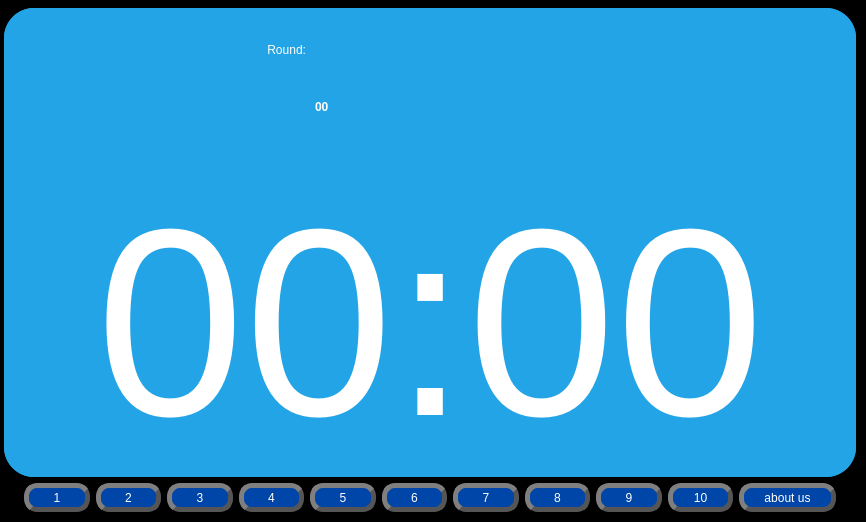
        <widget class="QFrame" name="frame_3">
         <property name="styleSheet">
          <string notr="true">border:0;
background-color: #000000;</string>
         </property>
         <property name="frameShape">
          <enum>QFrame::StyledPanel</enum>
         </property>
         <property name="frameShadow">
          <enum>QFrame::Raised</enum>
         </property>
         <layout class="QVBoxLayout" name="verticalLayout_3">
          <property name="leftMargin">
           <number>4</number>
          </property>
          <property name="topMargin">
           <number>8</number>
          </property>
          <property name="rightMargin">
           <number>10</number>
          </property>
          <property name="bottomMargin">
           <number>10</number>
          </property>
          <item>
           <widget class="QFrame" name="frame_10">
            <property name="styleSheet">
             <string notr="true">background-color: #23A4E6;
border-radius: 30px;
color: white</string>
            </property>
            <property name="frameShape">
             <enum>QFrame::StyledPanel</enum>
            </property>
            <property name="frameShadow">
             <enum>QFrame::Raised</enum>
            </property>
            <layout class="QVBoxLayout" name="verticalLayout_12">
             <property name="spacing">
              <number>0</number>
             </property>
             <property name="leftMargin">
              <number>0</number>
             </property>
             <property name="topMargin">
              <number>0</number>
             </property>
             <property name="rightMargin">
              <number>0</number>
             </property>
             <property name="bottomMargin">
              <number>0</number>
             </property>
             <item>
              <widget class="QFrame" name="frame_26">
               <property name="styleSheet">
                <string notr="true"/>
               </property>
               <property name="frameShape">
                <enum>QFrame::StyledPanel</enum>
               </property>
               <property name="frameShadow">
                <enum>QFrame::Raised</enum>
               </property>
               <layout class="QVBoxLayout" name="verticalLayout_13">
                <property name="spacing">
                 <number>0</number>
                </property>
                <property name="leftMargin">
                 <number>0</number>
                </property>
                <property name="topMargin">
                 <number>30</number>
                </property>
                <property name="rightMargin">
                 <number>0</number>
                </property>
                <property name="bottomMargin">
                 <number>0</number>
                </property>
                <item>
                 <widget class="QFrame" name="frame_28">
                  <property name="maximumSize">
                   <size>
                    <width>16777215</width>
                    <height>130</height>
                   </size>
                  </property>
                  <property name="frameShape">
                   <enum>QFrame::StyledPanel</enum>
                  </property>
                  <property name="frameShadow">
                   <enum>QFrame::Raised</enum>
                  </property>
                  <layout class="QFormLayout" name="formLayout">
                   <property name="formAlignment">
                    <set>Qt::AlignHCenter|Qt::AlignTop</set>
                   </property>
                   <property name="leftMargin">
                    <number>260</number>
                   </property>
                   <property name="topMargin">
                    <number>0</number>
                   </property>
                   <property name="rightMargin">
                    <number>45</number>
                   </property>
                   <property name="bottomMargin">
                    <number>0</number>
                   </property>
                   <item row="0" column="0">
                    <widget class="QLabel" name="labelRound">
                     <property name="maximumSize">
                      <size>
                       <width>503</width>
                       <height>130</height>
                      </size>
                     </property>
                     <property name="sizeIncrement">
                      <size>
                       <width>0</width>
                       <height>0</height>
                      </size>
                     </property>
                     <property name="layoutDirection">
                      <enum>Qt::LeftToRight</enum>
                     </property>
                     <property name="styleSheet">
                      <string notr="true">font: 75 55pt &quot;Tahoma&quot;;</string>
                     </property>
                     <property name="text">
                      <string>Round:</string>
                     </property>
                     <property name="alignment">
                      <set>Qt::AlignRight|Qt::AlignTrailing|Qt::AlignVCenter</set>
                     </property>
                     <property name="margin">
                      <number>-6</number>
                     </property>
                     <property name="indent">
                      <number>-1</number>
                     </property>
                    </widget>
                   </item>
                   <item row="0" column="1">
                    <widget class="QLabel" name="lblCountRound">
                     <property name="minimumSize">
                      <size>
                       <width>502</width>
                       <height>130</height>
                      </size>
                     </property>
                     <property name="maximumSize">
                      <size>
                       <width>502</width>
                       <height>130</height>
                      </size>
                     </property>
                     <property name="autoFillBackground">
                      <bool>false</bool>
                     </property>
                     <property name="styleSheet">
                      <string notr="true">font: 87 80pt &quot;Arial&quot;;
margin: 0;
padding: 0;
margin-top: 8px;
font-weight: bold;
</string>
                     </property>
                     <property name="text">
                      <string>00</string>
                     </property>
                     <property name="alignment">
                      <set>Qt::AlignLeading|Qt::AlignLeft|Qt::AlignVCenter</set>
                     </property>
                    </widget>
                   </item>
                  </layout>
                 </widget>
                </item>
                <item>
                 <widget class="QLabel" name="lblTimer">
                  <property name="enabled">
                   <bool>true</bool>
                  </property>
                  <property name="font">
                   <font>
                    <family>Arial</family>
                    <pointsize>310</pointsize>
                    <weight>9</weight>
                    <italic>false</italic>
                    <bold>false</bold>
                   </font>
                  </property>
                  <property name="mouseTracking">
                   <bool>false</bool>
                  </property>
                  <property name="tabletTracking">
                   <bool>false</bool>
                  </property>
                  <property name="acceptDrops">
                   <bool>false</bool>
                  </property>
                  <property name="styleSheet">
                   <string notr="true">font: 75 310pt &quot;Arial&quot;;
margin: 5px 5px 5px 5px;</string>
                  </property>
                  <property name="frameShadow">
                   <enum>QFrame::Plain</enum>
                  </property>
                  <property name="text">
                   <string>00:00</string>
                  </property>
                  <property name="scaledContents">
                   <bool>true</bool>
                  </property>
                  <property name="alignment">
                   <set>Qt::AlignCenter</set>
                  </property>
                 </widget>
                </item>
               </layout>
              </widget>
             </item>
            </layout>
           </widget>
          </item>
          <item>
           <widget class="QFrame" name="frame_11">
            <property name="maximumSize">
             <size>
              <width>16777215</width>
              <height>42</height>
             </size>
            </property>
            <property name="styleSheet">
             <string notr="true">background-color:#000000;
padding: 0 20px;
</string>
            </property>
            <property name="frameShape">
             <enum>QFrame::StyledPanel</enum>
            </property>
            <property name="frameShadow">
             <enum>QFrame::Raised</enum>
            </property>
            <layout class="QHBoxLayout" name="horizontalLayout_2">
             <property name="leftMargin">
              <number>0</number>
             </property>
             <property name="topMargin">
              <number>0</number>
             </property>
             <property name="rightMargin">
              <number>0</number>
             </property>
             <property name="bottomMargin">
              <number>0</number>
             </property>
             <item>
              <widget class="QPushButton" name="btnQuick1">
               <property name="cursor">
                <cursorShape>PointingHandCursor</cursorShape>
               </property>
               <property name="mouseTracking">
                <bool>true</bool>
               </property>
               <property name="tabletTracking">
                <bool>true</bool>
               </property>
               <property name="styleSheet">
                <string notr="true">QPushButton {
    color:WHITE;
    border: 5px solid #555;
    border-radius: 13px;
    border-style: outset;
    background: qradialgradient(
        cx: 0.3, cy: -0.4, fx: 0.3, fy: -0.4,
        radius: 1.35, stop: 0 #fff, stop: 1 #888
        );
    padding-bottom: 2px;
	padding-top: 3px;
    background-color: #0045A8;
	font: 87 18pt &quot;Arial&quot;;
    }

QPushButton:hover {
    background: qradialgradient(
        cx: 0.3, cy: -0.4, fx: 0.3, fy: -0.4,
        radius: 1.35, stop: 0 #fff, stop: 1 #bbb
        );
    background-color: #00327A;
    }

QPushButton:pressed {
    border-style: inset;
    background: qradialgradient(
        cx: 0.4, cy: -0.1, fx: 0.4, fy: -0.1,
        radius: 1.35, stop: 0 #fff, stop: 1 #ddd
        );
background-color: #001C45;
    }</string>
               </property>
               <property name="text">
                <string>1</string>
               </property>
              </widget>
             </item>
             <item>
              <widget class="QPushButton" name="btnQuick2">
               <property name="cursor">
                <cursorShape>PointingHandCursor</cursorShape>
               </property>
               <property name="mouseTracking">
                <bool>true</bool>
               </property>
               <property name="tabletTracking">
                <bool>true</bool>
               </property>
               <property name="styleSheet">
                <string notr="true">QPushButton {
    color:WHITE;
    border: 5px solid #555;
    border-radius: 13px;
    border-style: outset;
    background: qradialgradient(
        cx: 0.3, cy: -0.4, fx: 0.3, fy: -0.4,
        radius: 1.35, stop: 0 #fff, stop: 1 #888
        );
    padding-bottom: 2px;
	padding-top: 3px;
    background-color: #0045A8;
	font: 87 18pt &quot;Arial&quot;;
    }

QPushButton:hover {
    background: qradialgradient(
        cx: 0.3, cy: -0.4, fx: 0.3, fy: -0.4,
        radius: 1.35, stop: 0 #fff, stop: 1 #bbb
        );
    background-color: #00327A;
    }

QPushButton:pressed {
    border-style: inset;
    background: qradialgradient(
        cx: 0.4, cy: -0.1, fx: 0.4, fy: -0.1,
        radius: 1.35, stop: 0 #fff, stop: 1 #ddd
        );
background-color: #001C45;
    }</string>
               </property>
               <property name="text">
                <string>2</string>
               </property>
              </widget>
             </item>
             <item>
              <widget class="QPushButton" name="btnQuick3">
               <property name="cursor">
                <cursorShape>PointingHandCursor</cursorShape>
               </property>
               <property name="mouseTracking">
                <bool>true</bool>
               </property>
               <property name="tabletTracking">
                <bool>true</bool>
               </property>
               <property name="styleSheet">
                <string notr="true">QPushButton {
    color:WHITE;
    border: 5px solid #555;
    border-radius: 13px;
    border-style: outset;
    background: qradialgradient(
        cx: 0.3, cy: -0.4, fx: 0.3, fy: -0.4,
        radius: 1.35, stop: 0 #fff, stop: 1 #888
        );
    padding-bottom: 2px;
	padding-top: 3px;
    background-color: #0045A8;
	font: 87 18pt &quot;Arial&quot;;
    }

QPushButton:hover {
    background: qradialgradient(
        cx: 0.3, cy: -0.4, fx: 0.3, fy: -0.4,
        radius: 1.35, stop: 0 #fff, stop: 1 #bbb
        );
    background-color: #00327A;
    }

QPushButton:pressed {
    border-style: inset;
    background: qradialgradient(
        cx: 0.4, cy: -0.1, fx: 0.4, fy: -0.1,
        radius: 1.35, stop: 0 #fff, stop: 1 #ddd
        );
background-color: #001C45;
    }</string>
               </property>
               <property name="text">
                <string>3</string>
               </property>
              </widget>
             </item>
             <item>
              <widget class="QPushButton" name="btnQuick4">
               <property name="cursor">
                <cursorShape>PointingHandCursor</cursorShape>
               </property>
               <property name="mouseTracking">
                <bool>true</bool>
               </property>
               <property name="tabletTracking">
                <bool>true</bool>
               </property>
               <property name="styleSheet">
                <string notr="true">QPushButton {
    color:WHITE;
    border: 5px solid #555;
    border-radius: 13px;
    border-style: outset;
    background: qradialgradient(
        cx: 0.3, cy: -0.4, fx: 0.3, fy: -0.4,
        radius: 1.35, stop: 0 #fff, stop: 1 #888
        );
    padding-bottom: 2px;
	padding-top: 3px;
    background-color: #0045A8;
	font: 87 18pt &quot;Arial&quot;;
    }

QPushButton:hover {
    background: qradialgradient(
        cx: 0.3, cy: -0.4, fx: 0.3, fy: -0.4,
        radius: 1.35, stop: 0 #fff, stop: 1 #bbb
        );
    background-color: #00327A;
    }

QPushButton:pressed {
    border-style: inset;
    background: qradialgradient(
        cx: 0.4, cy: -0.1, fx: 0.4, fy: -0.1,
        radius: 1.35, stop: 0 #fff, stop: 1 #ddd
        );
background-color: #001C45;
    }</string>
               </property>
               <property name="text">
                <string>4</string>
               </property>
              </widget>
             </item>
             <item>
              <widget class="QPushButton" name="btnQuick5">
               <property name="cursor">
                <cursorShape>PointingHandCursor</cursorShape>
               </property>
               <property name="mouseTracking">
                <bool>true</bool>
               </property>
               <property name="tabletTracking">
                <bool>true</bool>
               </property>
               <property name="styleSheet">
                <string notr="true">QPushButton {
    color:WHITE;
    border: 5px solid #555;
    border-radius: 13px;
    border-style: outset;
    background: qradialgradient(
        cx: 0.3, cy: -0.4, fx: 0.3, fy: -0.4,
        radius: 1.35, stop: 0 #fff, stop: 1 #888
        );
    padding-bottom: 2px;
	padding-top: 3px;
    background-color: #0045A8;
	font: 87 18pt &quot;Arial&quot;;
    }

QPushButton:hover {
    background: qradialgradient(
        cx: 0.3, cy: -0.4, fx: 0.3, fy: -0.4,
        radius: 1.35, stop: 0 #fff, stop: 1 #bbb
        );
    background-color: #00327A;
    }

QPushButton:pressed {
    border-style: inset;
    background: qradialgradient(
        cx: 0.4, cy: -0.1, fx: 0.4, fy: -0.1,
        radius: 1.35, stop: 0 #fff, stop: 1 #ddd
        );
background-color: #001C45;
    }</string>
               </property>
               <property name="text">
                <string>5</string>
               </property>
              </widget>
             </item>
             <item>
              <widget class="QPushButton" name="btnQuick6">
               <property name="cursor">
                <cursorShape>PointingHandCursor</cursorShape>
               </property>
               <property name="mouseTracking">
                <bool>true</bool>
               </property>
               <property name="tabletTracking">
                <bool>true</bool>
               </property>
               <property name="styleSheet">
                <string notr="true">QPushButton {
    color:WHITE;
    border: 5px solid #555;
    border-radius: 13px;
    border-style: outset;
    background: qradialgradient(
        cx: 0.3, cy: -0.4, fx: 0.3, fy: -0.4,
        radius: 1.35, stop: 0 #fff, stop: 1 #888
        );
    padding-bottom: 2px;
	padding-top: 3px;
    background-color: #0045A8;
	font: 87 18pt &quot;Arial&quot;;
    }

QPushButton:hover {
    background: qradialgradient(
        cx: 0.3, cy: -0.4, fx: 0.3, fy: -0.4,
        radius: 1.35, stop: 0 #fff, stop: 1 #bbb
        );
    background-color: #00327A;
    }

QPushButton:pressed {
    border-style: inset;
    background: qradialgradient(
        cx: 0.4, cy: -0.1, fx: 0.4, fy: -0.1,
        radius: 1.35, stop: 0 #fff, stop: 1 #ddd
        );
background-color: #001C45;
    }</string>
               </property>
               <property name="text">
                <string>6</string>
               </property>
              </widget>
             </item>
             <item>
              <widget class="QPushButton" name="btnQuick7">
               <property name="cursor">
                <cursorShape>PointingHandCursor</cursorShape>
               </property>
               <property name="mouseTracking">
                <bool>true</bool>
               </property>
               <property name="tabletTracking">
                <bool>true</bool>
               </property>
               <property name="styleSheet">
                <string notr="true">QPushButton {
    color:WHITE;
    border: 5px solid #555;
    border-radius: 13px;
    border-style: outset;
    background: qradialgradient(
        cx: 0.3, cy: -0.4, fx: 0.3, fy: -0.4,
        radius: 1.35, stop: 0 #fff, stop: 1 #888
        );
    padding-bottom: 2px;
	padding-top: 3px;
    background-color: #0045A8;
	font: 87 18pt &quot;Arial&quot;;
    }

QPushButton:hover {
    background: qradialgradient(
        cx: 0.3, cy: -0.4, fx: 0.3, fy: -0.4,
        radius: 1.35, stop: 0 #fff, stop: 1 #bbb
        );
    background-color: #00327A;
    }

QPushButton:pressed {
    border-style: inset;
    background: qradialgradient(
        cx: 0.4, cy: -0.1, fx: 0.4, fy: -0.1,
        radius: 1.35, stop: 0 #fff, stop: 1 #ddd
        );
background-color: #001C45;
    }</string>
               </property>
               <property name="text">
                <string>7</string>
               </property>
              </widget>
             </item>
             <item>
              <widget class="QPushButton" name="btnQuick8">
               <property name="cursor">
                <cursorShape>PointingHandCursor</cursorShape>
               </property>
               <property name="mouseTracking">
                <bool>true</bool>
               </property>
               <property name="tabletTracking">
                <bool>true</bool>
               </property>
               <property name="styleSheet">
                <string notr="true">QPushButton {
    color:WHITE;
    border: 5px solid #555;
    border-radius: 13px;
    border-style: outset;
    background: qradialgradient(
        cx: 0.3, cy: -0.4, fx: 0.3, fy: -0.4,
        radius: 1.35, stop: 0 #fff, stop: 1 #888
        );
    padding-bottom: 2px;
	padding-top: 3px;
    background-color: #0045A8;
	font: 87 18pt &quot;Arial&quot;;
    }

QPushButton:hover {
    background: qradialgradient(
        cx: 0.3, cy: -0.4, fx: 0.3, fy: -0.4,
        radius: 1.35, stop: 0 #fff, stop: 1 #bbb
        );
    background-color: #00327A;
    }

QPushButton:pressed {
    border-style: inset;
    background: qradialgradient(
        cx: 0.4, cy: -0.1, fx: 0.4, fy: -0.1,
        radius: 1.35, stop: 0 #fff, stop: 1 #ddd
        );
background-color: #001C45;
    }</string>
               </property>
               <property name="text">
                <string>8</string>
               </property>
              </widget>
             </item>
             <item>
              <widget class="QPushButton" name="btnQuick9">
               <property name="cursor">
                <cursorShape>PointingHandCursor</cursorShape>
               </property>
               <property name="mouseTracking">
                <bool>true</bool>
               </property>
               <property name="tabletTracking">
                <bool>true</bool>
               </property>
               <property name="styleSheet">
                <string notr="true">QPushButton {
    color:WHITE;
    border: 5px solid #555;
    border-radius: 13px;
    border-style: outset;
    background: qradialgradient(
        cx: 0.3, cy: -0.4, fx: 0.3, fy: -0.4,
        radius: 1.35, stop: 0 #fff, stop: 1 #888
        );
    padding-bottom: 2px;
	padding-top: 3px;
    background-color: #0045A8;
	font: 87 18pt &quot;Arial&quot;;
    }

QPushButton:hover {
    background: qradialgradient(
        cx: 0.3, cy: -0.4, fx: 0.3, fy: -0.4,
        radius: 1.35, stop: 0 #fff, stop: 1 #bbb
        );
    background-color: #00327A;
    }

QPushButton:pressed {
    border-style: inset;
    background: qradialgradient(
        cx: 0.4, cy: -0.1, fx: 0.4, fy: -0.1,
        radius: 1.35, stop: 0 #fff, stop: 1 #ddd
        );
background-color: #001C45;
    }</string>
               </property>
               <property name="text">
                <string>9</string>
               </property>
              </widget>
             </item>
             <item>
              <widget class="QPushButton" name="btnQuick10">
               <property name="cursor">
                <cursorShape>PointingHandCursor</cursorShape>
               </property>
               <property name="mouseTracking">
                <bool>true</bool>
               </property>
               <property name="tabletTracking">
                <bool>true</bool>
               </property>
               <property name="styleSheet">
                <string notr="true">QPushButton {
    color:WHITE;
    border: 5px solid #555;
    border-radius: 13px;
    border-style: outset;
    background: qradialgradient(
        cx: 0.3, cy: -0.4, fx: 0.3, fy: -0.4,
        radius: 1.35, stop: 0 #fff, stop: 1 #888
        );
    padding-bottom: 2px;
	padding-top: 3px;
    background-color: #0045A8;
	font: 87 18pt &quot;Arial&quot;;
    }

QPushButton:hover {
    background: qradialgradient(
        cx: 0.3, cy: -0.4, fx: 0.3, fy: -0.4,
        radius: 1.35, stop: 0 #fff, stop: 1 #bbb
        );
    background-color: #00327A;
    }

QPushButton:pressed {
    border-style: inset;
    background: qradialgradient(
        cx: 0.4, cy: -0.1, fx: 0.4, fy: -0.1,
        radius: 1.35, stop: 0 #fff, stop: 1 #ddd
        );
background-color: #001C45;
    }</string>
               </property>
               <property name="text">
                <string>10</string>
               </property>
              </widget>
             </item>
             <item>
              <widget class="QPushButton" name="btnQuick10_2">
               <property name="sizePolicy">
                <sizepolicy hsizetype="Preferred" vsizetype="Preferred">
                 <horstretch>0</horstretch>
                 <verstretch>0</verstretch>
                </sizepolicy>
               </property>
               <property name="minimumSize">
                <size>
                 <width>0</width>
                 <height>0</height>
                </size>
               </property>
               <property name="maximumSize">
                <size>
                 <width>100</width>
                 <height>16777215</height>
                </size>
               </property>
               <property name="cursor">
                <cursorShape>PointingHandCursor</cursorShape>
               </property>
               <property name="mouseTracking">
                <bool>true</bool>
               </property>
               <property name="tabletTracking">
                <bool>true</bool>
               </property>
               <property name="styleSheet">
                <string notr="true">QPushButton {
    color:WHITE;
    border: 5px solid #555;
    border-radius: 13px;
    border-style: outset;
    background: qradialgradient(
        cx: 0.3, cy: -0.4, fx: 0.3, fy: -0.4,
        radius: 1.35, stop: 0 #fff, stop: 1 #888
        );
    background-color: #0045A8;
	font: 87 10pt &quot;Arial&quot;;
    }

QPushButton:hover {
    background: qradialgradient(
        cx: 0.3, cy: -0.4, fx: 0.3, fy: -0.4,
        radius: 1.35, stop: 0 #fff, stop: 1 #bbb
        );
    background-color: #00327A;
    }

QPushButton:pressed {
    border-style: inset;
    background: qradialgradient(
        cx: 0.4, cy: -0.1, fx: 0.4, fy: -0.1,
        radius: 1.35, stop: 0 #fff, stop: 1 #ddd
        );
background-color: #001C45;
    }</string>
               </property>
               <property name="text">
                <string>about us</string>
               </property>
              </widget>
             </item>
            </layout>
           </widget>
          </item>
         </layout>
        </widget>
